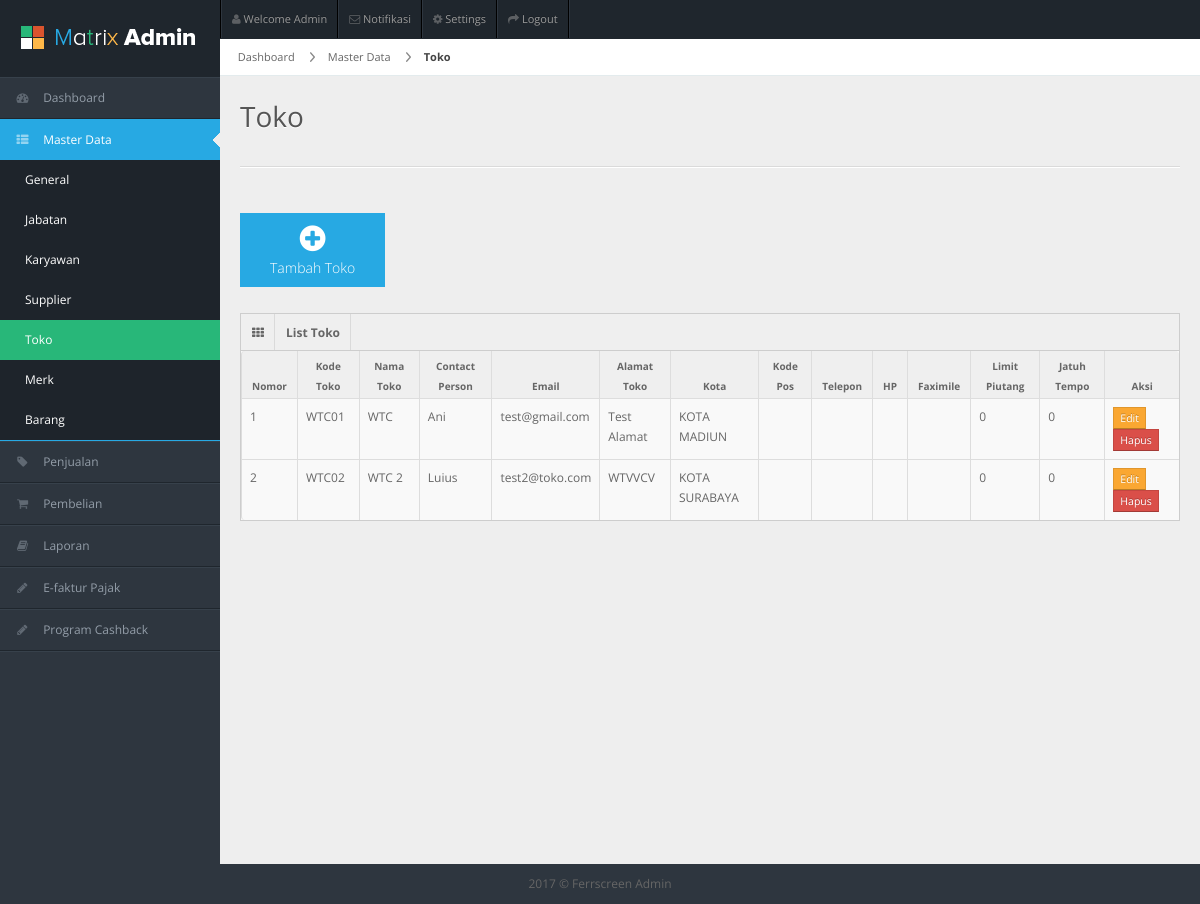
/index.php/toko, run on an earlier commit of the app's database.
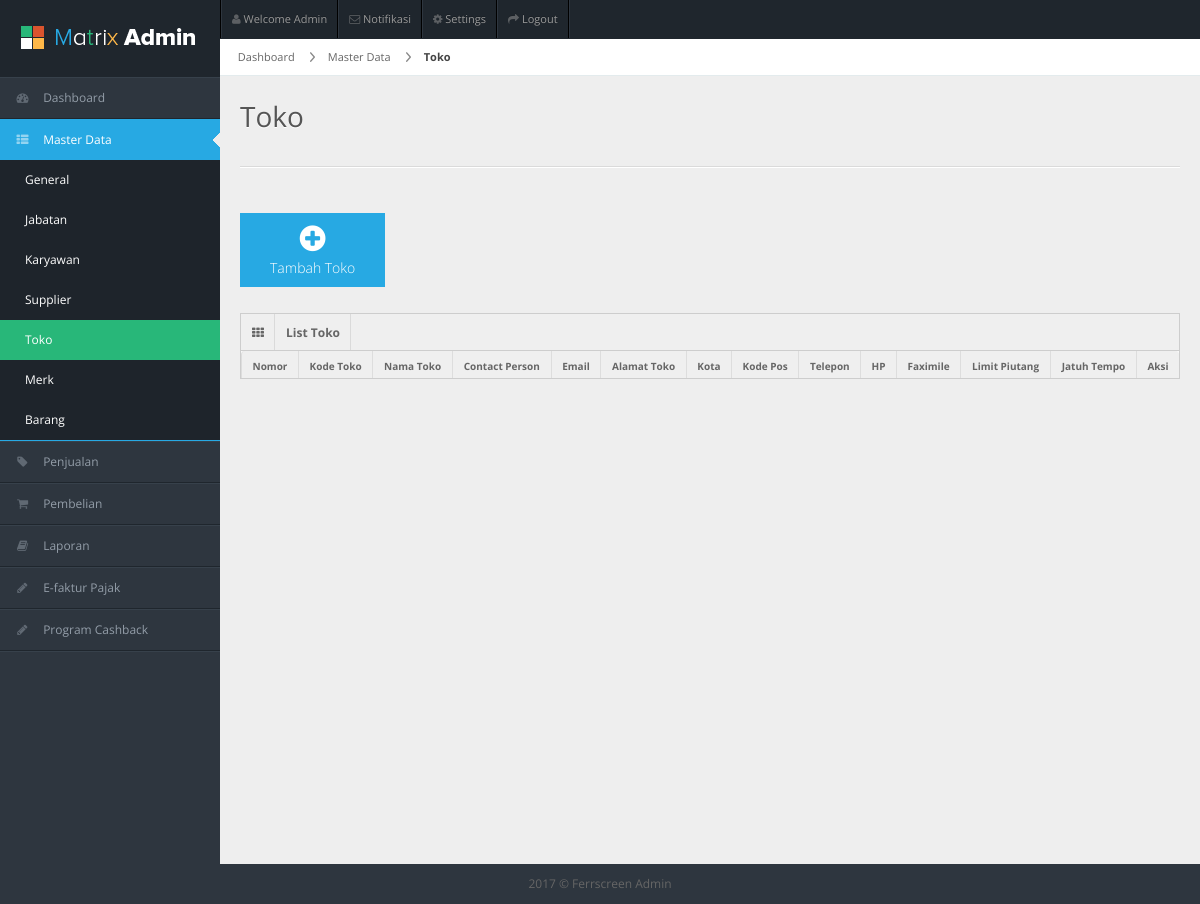
And on a later commit of the database.
### tables this page shows
CREATE TABLE `toko` (
  `id` int(11) NOT NULL,
  `kode` varchar(255) NOT NULL,
  `email` varchar(255) DEFAULT NULL,
  `nama` varchar(255) NOT NULL,
  `contact_person` varchar(255) DEFAULT NULL,
  `alamat` text NOT NULL,
  `kode_pos` varchar(25) DEFAULT NULL,
  `telp` varchar(25) DEFAULT NULL,
  `hp` varchar(25) DEFAULT NULL,
  `fax` varchar(25) DEFAULT NULL,
  `limit_piutang` int(11) DEFAULT NULL,
  `jatuh_tempo` int(11) DEFAULT NULL,
  `is_aktif` enum('0','1') NOT NULL COMMENT '0 = not aktif, 1 = aktif',
  `id_kota` int(11) DEFAULT NULL,
  `created_at` datetime NOT NULL
);

CREATE TABLE `kota` (
  `id` int(11) NOT NULL,
  `id_provinsi` char(2) NOT NULL,
  `nama` varchar(255) NOT NULL
);

### application/controllers/Toko.php (called while the page is built, shortened)
<?php
class Toko extends CI_Controller {
	public function __construct(){
	 	$this->load->model('Toko_Model');
	 	$this->load->model('Kota_Model');
    }
	public function index()
	{
		$dataMenu = array(
	        'menuAktif' => "masterdata",
	        'subMenu' => "toko"
		);
		$dataToko = $this->Toko_Model->get_allToko();
		$data = array(
	        'dataToko' => $dataToko
		);
		$this->load->view('header');
		$this->load->view('sidebar',$dataMenu);
		$this->load->view('MasterData/Toko/v_toko',$data);
	}
}

### index.php (called while the page is built, shortened)
<?php
require_once BASEPATH.'core/CodeIgniter.php';

### application/helpers/utility_helper.php (called while the page is built)
<?php
function asset_url(){
   return base_url().'assets/';
}
?>

### application/models/Toko_Model.php (called while the page is built, shortened)
<?php
class Toko_Model extends CI_Model {
    public function get_allToko(){
        $sql = "SELECT c.*, k.nama as nama_kota
                FROM toko c, kota k
                WHERE c.id_kota = k.id
                ORDER BY c.nama ASC";
        $result = $this->db->query($sql);
        return $result->result_array();
    }
}

### application/views/MasterData/Toko/v_toko.php (the view, shortened to what this page needs)
<div id="content">
  <div id="content-header">
    <div id="breadcrumb">
      <a href="<?php echo base_url();?>dashboard" title="Go to Home" class="tip-bottom">
        Dashboard
      </a>
      <a href="#" class="">
        Master Data
      </a>
      <a href="#" class="current">
        Toko
      </a>
    </div>
    <h1>Toko</h1>
  </div>
  <div class="container-fluid">
    <hr>
    <div class="quick-actions_homepage">
      <ul class="quick-actions">
        <li class="bg_lb">
          <a href="<?php echo base_url();?>toko/tambahToko">
            <i class="icon-plus-sign"></i>
            Tambah Toko
          </a>
        </li>
      </ul>
    </div>
    <div class="row-fluid">
      <div class="span12">
      <div class="widget-box">
          <div class="widget-title">
            <span class="icon"><i class="icon-th"></i></span>
            <span class="icon"><b>List Toko</b></span>
          </div>
          <div class="widget-content nopadding">
            <table class="table table-bordered data-table">
              <thead>
                <tr>
                  <th>Nomor</th>
                  <th>Kode Toko</th>
                  <th>Nama Toko</th>
                  <th>Contact Person</th>
                  <th>Email</th>
                  <th>Alamat Toko</th>
                  <th>Kota</th>
                  <th>Kode Pos</th>
                  <th>Telepon</th>
                  <th>HP</th>
                  <th>Faximile</th>
                  <th>Limit Piutang</th>
                  <th>Jatuh Tempo</th>
                  <th>Aksi</th>
                </tr>
              </thead>
              <tbody>
              <?php
                if(isset($dataToko))
                {
                    $number=1;
                    foreach ($dataToko as $toko)
                    {
                      echo ' <tr class="gradeX">
                                <td>'.$number.'</td>
                                <td>'.$toko["kode"].'</td>
                                <td>'.$toko["nama"].'</td>
                                <td>'.$toko["contact_person"].'</td>
                                <td>'.$toko["email"].'</td>
                                <td>'.$toko["alamat"].'</td>
                                <td>'.$toko["nama_kota"].'</td>
                                <td>'.$toko["kode_pos"].'</td>
                                <td>'.$toko["telp"].'</td>
                                <td>'.$toko["hp"].'</td>
                                <td>'.$toko["fax"].'</td>
                                <td>'.$toko["limit_piutang"].'</td>
                                <td>'.$toko["jatuh_tempo"].'</td>
                                <td class="center">
                                    <a href="'.base_url().'toko/editToko/'.$toko["id"].'" class="btn btn-warning btn-mini" role="button">Edit</a>
                                    <a href="#deleteData'.$toko["id"].'" data-toggle="modal" class="btn btn-danger btn-mini" role="button">Hapus</a>
                                    <div id="deleteData'.$toko["id"].'" class="modal hide" aria-hidden="true" style="display: none;">
                                      <div class="modal-header">
                                        <button data-dismiss="modal" class="close" type="button">×</button>
                                        <h3>Hapus Data</h3>
                                      </div>
                                      <div class="modal-body">
                                        <p>Apakah kamu ingin menghapus data '.$toko["nama"].'?</p>
                                      </div>
                                      <div class="modal-footer">
                                        <a class="btn btn-primary" href="'.base_url().'toko/hapusToko/'.$toko["id"].'" name="btnHapus">Hapus</a>
                                        <a data-dismiss="modal" class="btn" href="#">Cancel</a>
                                      </div>
                                    </div>
                                </td>
                              </tr>';
                      $number++;
                    }
                  }
              ?>
              </tbody>
            </table>
          </div>
        </div>
      </div>
    </div>
  </div>
</div>
<div class="row-fluid">
  <div id="footer" class="span12"> 2017 &copy; Ferrscreen Admin</div>
</div>
</body>
</html>

### application/views/header.php (shortened to what this page needs)
<!DOCTYPE html>
<html lang="en">
<head>
<link rel="stylesheet" href="<?php echo asset_url();?>css/bootstrap.min.css" />
<link rel="stylesheet" href="<?php echo asset_url();?>css/bootstrap-responsive.min.css" />
<link rel="stylesheet" href="<?php echo asset_url();?>css/datepicker.css" />
<link rel="stylesheet" href="<?php echo asset_url();?>css/uniform.css" />
<link rel="stylesheet" href="<?php echo asset_url();?>css/select2.css" />
<link rel="stylesheet" href="<?php echo asset_url();?>css/fullcalendar.css" />
<link rel="stylesheet" href="<?php echo asset_url();?>css/matrix-style.css" />
<link rel="stylesheet" href="<?php echo asset_url();?>css/matrix-media.css" />
<link href="<?php echo asset_url();?>font-awesome/css/font-awesome.css" rel="stylesheet" />
<link rel="stylesheet" href="<?php echo asset_url();?>css/jquery.gritter.css" />
</head>
<body>
<div id="header">
  <h1><a href="dashboard.html">Ferrscreen Admin</a></h1>
</div>
<div id="user-nav" class="navbar navbar-inverse">
  <ul class="nav">
    <li class=""><a title="" href="#"><i class="icon icon-user"></i> <span class="text">Welcome Admin</span></a></li>
    <li class=""><a title="" href="#"><i class="icon icon-envelope"></i> <span class="text">Notifikasi</span></a></li>
    <li class=""><a title="" href="#"><i class="icon icon-cog"></i> <span class="text">Settings</span></a></li>
    <li class=""><a title="" href="login.html"><i class="icon icon-share-alt"></i> <span class="text">Logout</span></a></li>
  </ul>
</div>

### application/views/sidebar.php (shortened to what this page needs)
<div id="sidebar"><a href="#" class="visible-phone"><i class="icon icon-dashboard"></i> Dashboard</a>
  <ul>
    <li class="<?php if($menuAktif=="dashboard") echo "active";?>"><a href="<?php echo base_url();?>dashboard"><i class="icon icon-dashboard"></i> <span>Dashboard</span></a> </li>
    <li class="submenu <?php if($menuAktif=="masterdata") echo "active open";?>"> <a href="#"><i class="icon icon-th-list"></i> <span>Master Data</span> </a>
      <ul>
        <li class="<?php if($subMenu=="general") echo "active";?>"><a href="<?php echo base_url();?>general">General</a></li>
        <li class="<?php if($subMenu=="jabatan") echo "active";?>"><a href="<?php echo base_url();?>jabatan">Jabatan</a></li>
        <li class="<?php if($subMenu=="karyawan") echo "active";?>"><a href="<?php echo base_url();?>karyawan">Karyawan</a></li>
        <li class="<?php if($subMenu=="supplier") echo "active";?>"><a href="<?php echo base_url();?>supplier">Supplier</a></li>
        <li class="<?php if($subMenu=="toko") echo "active";?>"><a href="<?php echo base_url();?>toko">Toko</a></li>
        <li class="<?php if($subMenu=="merk") echo "active";?>"><a href="<?php echo base_url();?>merk">Merk</a></li>
        <li class="<?php if($subMenu=="barang") echo "active";?>"><a href="<?php echo base_url();?>barang">Barang</a></li>
      </ul>
    </li>
    <li class="<?php if($menuAktif=="penjualan") echo "active";?>"> <a href="<?php echo base_url();?>penjualan"><i class="icon icon-tag"></i> <span>Penjualan</span></a> </li>
    <li class="<?php if($menuAktif=="pembelian") echo "active";?>"><a href="<?php echo base_url();?>pembelian"><i class="icon  icon-shopping-cart"></i> <span>Pembelian</span></a></li>
    <li class="submenu <?php if($menuAktif=="laporan") echo "active open";?>"> <a href="#"><i class="icon icon-book"></i> <span>Laporan</span></a>
    </li>
    <li  class="<?php if($menuAktif=="ePajak") echo "active";?>"><a href="<?php echo base_url();?>ePajak"><i class="icon icon-pencil"></i> <span>E-faktur Pajak</span></a></li>
    <li class="<?php if($menuAktif=="programCashback") echo "active";?>"><a href="<?php echo base_url();?>programCashback"><i class="icon icon-pencil"></i> <span>Program Cashback</span></a></li>
  </ul>
</div>

### assets/css/matrix-media.css (style rules this page uses)
body { background:#2E363F; }
#header { background-color: #1f262d; margin-top:10px; }
#sidebar > ul { border-bottom: 1px solid #37414b }
#sidebar > ul > li { border-top: 1px solid #37414b; border-bottom: 1px solid #1f262d; }
#sidebar > ul > li.active { background-color: #27a9e3; border-bottom: 1px solid #27a9e3; border-top: 1px solid #27a9e3; }
#sidebar > ul > li.active a { color:#fff; text-decoration:none; }
#sidebar > ul li ul { background-color: #1e242b; }
#sidebar > ul li ul li a { color:#939da8 }
#sidebar > ul li ul li a:hover, #sidebar > ul li ul li.active a { color: #fff; background-color: #28b779; }

What changed in the data, as far as the page shows it:
removed toko: kode "WTC01", nama "WTC", contact_person "Ani", email "test@gmail.com", alamat "Test Alamat", id_kota.nama "KOTA MADIUN", limit_piutang "0", jatuh_tempo "0"
removed toko: kode "WTC02", nama "WTC 2", contact_person "Luius", email "test2@toko.com", alamat "WTVVCV", id_kota.nama "KOTA SURABAYA", limit_piutang "0", jatuh_tempo "0"
